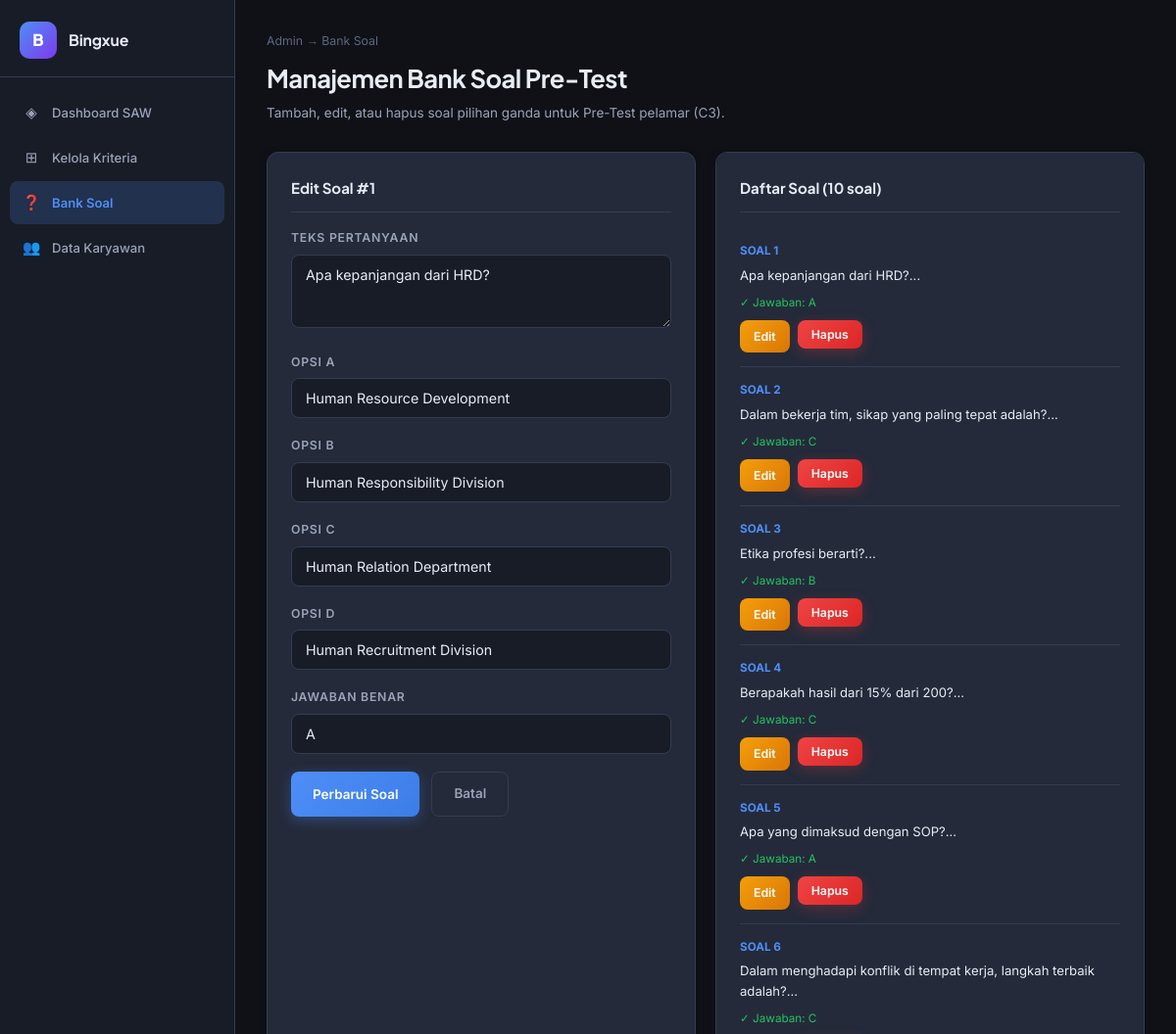
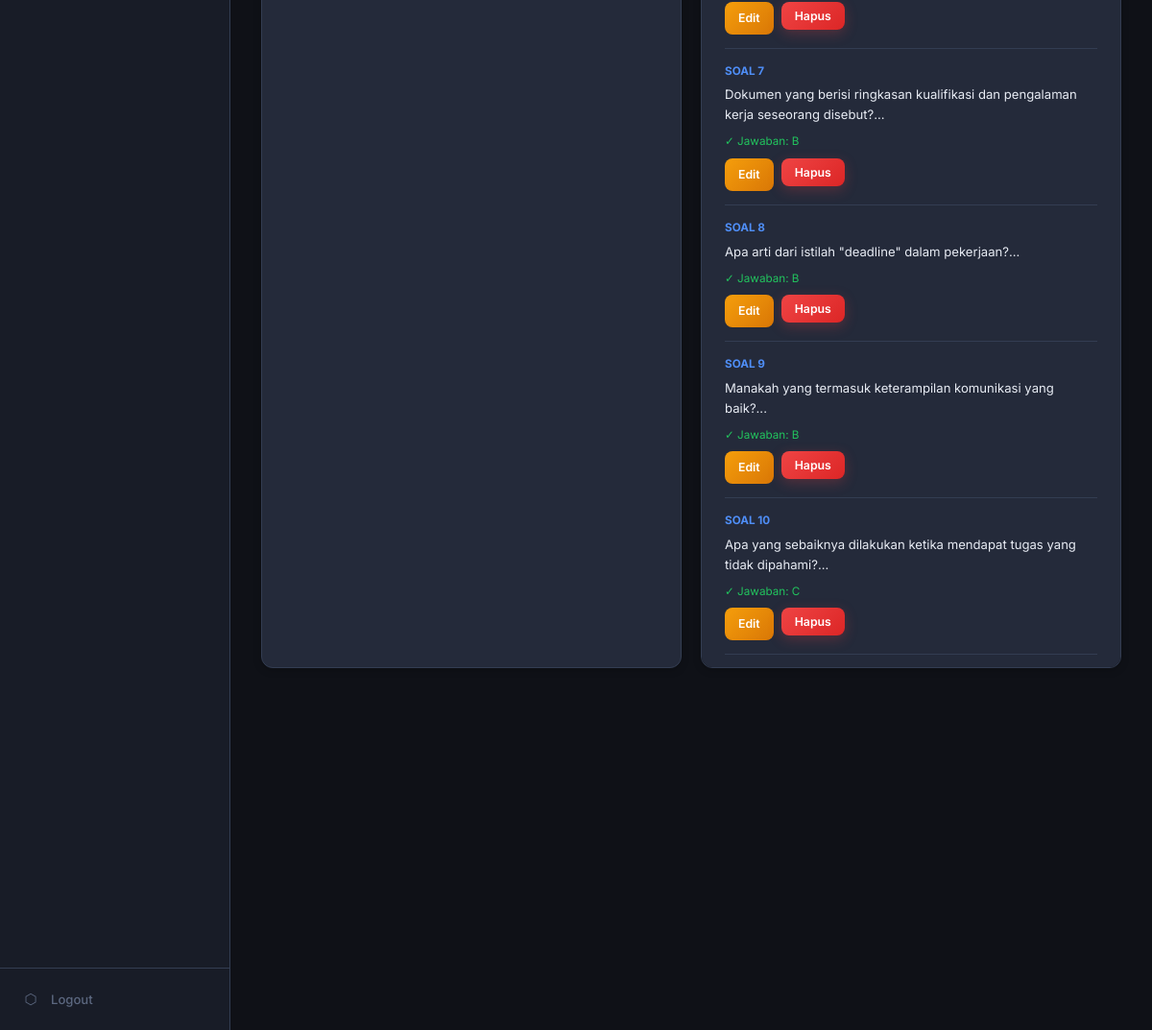
Screenshot of /admin_questions.php?edit=1 (signed in) with the database file from the repository (2 pictures, top to bottom).
### tables this page shows
CREATE TABLE IF NOT EXISTS `questions` (
  `id` int(11) NOT NULL AUTO_INCREMENT,
  `question_text` text NOT NULL,
  `option_a` varchar(255) NOT NULL,
  `option_b` varchar(255) NOT NULL,
  `option_c` varchar(255) NOT NULL,
  `option_d` varchar(255) NOT NULL,
  `correct_answer` char(1) NOT NULL,
  `created_at` timestamp NOT NULL DEFAULT current_timestamp(),
  PRIMARY KEY (`id`)
);

### admin_questions.php (the view, shortened to what this page needs)
<?php
require_once 'partials/header.php';
$db = getDB();
$questions = $db->query("SELECT * FROM questions ORDER BY id");
$editQ     = null;
if (isset($_GET['edit'])) {
    $eid = (int)$_GET['edit'];
    $editQ = $db->query("SELECT * FROM questions WHERE id=$eid")->fetch_assoc();
}
?>
<div class="page-header">
    <div class="breadcrumb">Admin → Bank Soal</div>
    <h1>Manajemen Bank Soal Pre-Test</h1>
    <p>Tambah, edit, atau hapus soal pilihan ganda untuk Pre-Test pelamar (C3).</p>
</div>
<div class="grid-2">
    <div class="card">
        <div class="card-title"><?= $editQ ? 'Edit Soal #' . $editQ['id'] : 'Tambah Soal Baru' ?></div>
        <form method="POST">
            <div class="form-group">
                <label class="form-label">Teks Pertanyaan</label>
                <textarea name="question_text" class="form-control" rows="3" required><?= htmlspecialchars($editQ['question_text'] ?? '') ?></textarea>
            </div>
            <?php foreach (['a' => 'A', 'b' => 'B', 'c' => 'C', 'd' => 'D'] as $k => $v): ?>
            <div class="form-group">
                <label class="form-label">Opsi <?= $v ?></label>
                <input type="text" name="option_<?= $k ?>" class="form-control"
                       value="<?= htmlspecialchars($editQ['option_' . $k] ?? '') ?>" required>
            </div>
            <?php endforeach; ?>
            <div class="form-group">
                <label class="form-label">Jawaban Benar</label>
                <select name="correct_answer" class="form-control" required>
                    <?php foreach (['A','B','C','D'] as $o): ?>
                    <option value="<?= $o ?>" <?= isset($editQ['correct_answer']) && $editQ['correct_answer'] === $o ? 'selected' : '' ?>><?= $o ?></option>
                    <?php endforeach; ?>
                </select>
            </div>
            <div class="flex gap-3">
                <button type="submit" class="btn btn-primary"><?= $editQ ? 'Perbarui Soal' : 'Tambah Soal' ?></button>
                <?php if ($editQ): ?>
                    <a href="admin_questions.php" class="btn btn-outline">Batal</a>
                <?php endif; ?>
            </div>
        </form>
    </div>
    <div class="card" style="max-height:75vh;overflow-y:auto">
        <div class="card-title">Daftar Soal (<?= $questions->num_rows ?> soal)</div>
        <?php
        $questions->data_seek(0);
        $no = 1;
        while ($q = $questions->fetch_assoc()):
        ?>
        <div style="border-bottom:1px solid var(--border);padding:14px 0">
            <div style="font-size:0.78rem;font-weight:700;color:var(--accent);margin-bottom:5px">SOAL <?= $no++ ?></div>
            <div style="font-size:0.875rem;color:var(--text);margin-bottom:8px"><?= htmlspecialchars(substr($q['question_text'], 0, 100)) ?>...</div>
            <div style="font-size:0.78rem;color:var(--success);margin-bottom:8px">✓ Jawaban: <?= $q['correct_answer'] ?></div>
            <div class="flex gap-2">
                <a href="admin_questions.php?edit=<?= $q['id'] ?>" class="btn btn-warning btn-sm">Edit</a>
                <form method="POST" style="display:inline" onsubmit="return confirm('Hapus soal ini?')">
                    <button type="submit" class="btn btn-danger btn-sm">Hapus</button>
                </form>
            </div>
        </div>
        <?php endwhile; ?>
    </div>
</div>

### assets/style.css (style rules this page uses)
:root { --bg: #0f1117; --bg2: #181c27; --bg3: #1e2433; --surface: #242a3a; --surface2: #2d3448; --border: #333d52; --accent: #4f8ef7; --accent2: #7c3aed; --accent-glow: rgba(79,142,247,0.18); --success: #22c55e; --warning: #f59e0b; --danger: #ef4444; --text: #e8ecf4; --text2: #9aa3b8; --text3: #5c6880; --radius: 12px; --radius-sm: 8px; --shadow: 0 4px 24px rgba(0,0,0,0.35); --shadow-sm: 0 2px 8px rgba(0,0,0,0.2); --font-body: 'Inter', system-ui, sans-serif; --font-display: 'Plus Jakarta Sans', 'Inter', sans-serif; --sidebar-w: 240px; --transition: 0.18s ease; }
*, *::before, *::after { box-sizing: border-box; margin: 0; padding: 0; }
html { font-size: 15px; scroll-behavior: smooth; }
body { background: var(--bg); color: var(--text); font-family: var(--font-body); line-height: 1.6; min-height: 100vh; }
.form-group { margin-bottom: 18px; }
.form-label { display: block; font-size: 0.82rem; font-weight: 600; color: var(--text2); text-transform: uppercase; letter-spacing: 0.06em; margin-bottom: 7px; }
.form-control { width: 100%; background: var(--bg2); border: 1.5px solid var(--border); border-radius: var(--radius-sm); color: var(--text); font-family: var(--font-body); font-size: 0.95rem; padding: 11px 14px; transition: border-color var(--transition), box-shadow var(--transition); outline: none; -webkit-appearance: none; }
select.form-control { cursor: pointer; }
.form-control option { background: var(--surface); }
.btn { display: inline-flex; align-items: center; justify-content: center; gap: 7px; padding: 11px 22px; border-radius: var(--radius-sm); font-family: var(--font-body); font-size: 0.9rem; font-weight: 600; cursor: pointer; border: none; text-decoration: none; transition: all var(--transition); white-space: nowrap; }
.btn-primary { background: linear-gradient(135deg, var(--accent), #3b7de8); color: white; box-shadow: 0 4px 14px rgba(79,142,247,0.3); }
.btn-danger { background: linear-gradient(135deg, #ef4444, #dc2626); color: white; box-shadow: 0 4px 14px rgba(239,68,68,0.25); }
.btn-warning { background: linear-gradient(135deg, #f59e0b, #d97706); color: white; }
.btn-outline { background: transparent; border: 1.5px solid var(--border); color: var(--text2); }
.btn-sm { padding: 7px 14px; font-size: 0.82rem; }
.page-header { margin-bottom: 28px; }
.page-header h1 { font-family: var(--font-display); font-size: 1.7rem; font-weight: 700; color: var(--text); letter-spacing: -0.02em; margin-bottom: 5px; }
.page-header p { color: var(--text2); font-size: 0.9rem; }
.breadcrumb { color: var(--text3); font-size: 0.82rem; margin-bottom: 8px; }
.card { background: var(--surface); border: 1px solid var(--border); border-radius: var(--radius); padding: 24px; box-shadow: var(--shadow-sm); }
.card-title { font-family: var(--font-display); font-size: 1rem; font-weight: 700; color: var(--text); margin-bottom: 16px; padding-bottom: 12px; border-bottom: 1px solid var(--border); }
.grid-2 { display: grid; grid-template-columns: 1fr 1fr; gap: 20px; }
.flex { display: flex; }
.gap-2 { gap: 8px; }
.gap-3 { gap: 12px; }

### rows the page displays
questions: id "1", question_text "Apa kepanjangan dari HRD?", option_a "Human Resource Development", option_b "Human Responsibility Division", option_c "Human Relation Department", option_d "Human Recruitment Division", correct_answer "A"
questions: question_text "Dalam bekerja tim, sikap yang paling tepat adalah?", correct_answer "C"
questions: question_text "Etika profesi berarti?", correct_answer "B"
questions: question_text "Berapakah hasil dari 15% dari 200?", correct_answer "C"
questions: question_text "Apa yang dimaksud dengan SOP?", correct_answer "A"
questions: question_text "Dalam menghadapi konflik di tempat kerja, langkah terbaik adalah?", correct_answer "C"
questions: question_text "Dokumen yang berisi ringkasan kualifikasi dan pengalaman kerja seseorang disebut?", correct_answer "B"
questions: question_text "Apa arti dari istilah \"deadline\" dalam pekerjaan?", correct_answer "B"
questions: question_text "Manakah yang termasuk keterampilan komunikasi yang baik?", correct_answer "B"
questions: question_text "Apa yang sebaiknya dilakukan ketika mendapat tugas yang tidak dipahami?", correct_answer "C"

### other values shown
$item['icon'] "◈"
$item['label'] "Dashboard SAW"
$item['icon'] "⊞"
$item['label'] "Kelola Kriteria"
$item['icon'] "❓"
$item['label'] "Bank Soal"
$item['icon'] "👥"
$item['label'] "Data Karyawan"
$v "A"
$v "B"
$v "C"
$v "D"
$questions->num_rows "10"
